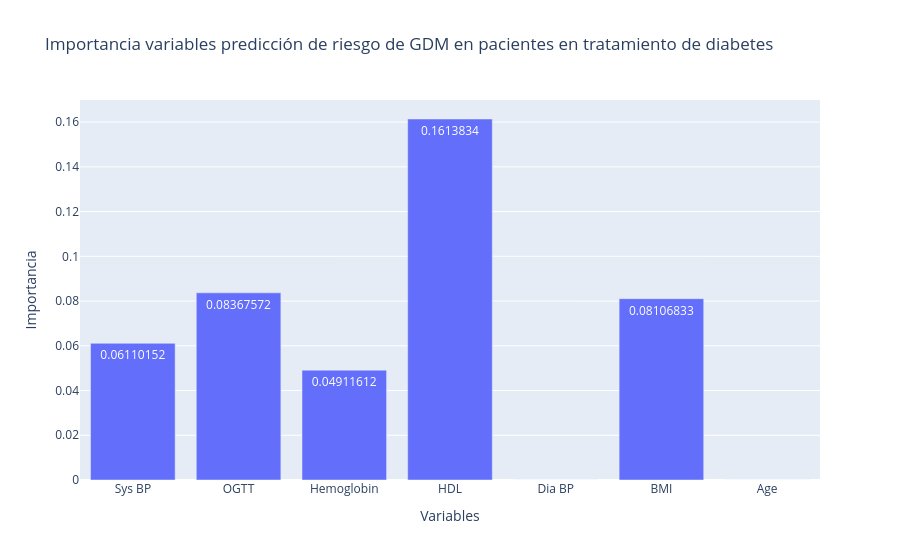

Notebook code cell kept with this figure:
### Markdown cell above
## EXTRACCIÓN DE IMPORTANCIA DE LAS CARACTERÍSTICAS

### Code cell
import plotly.express as px
import plotly.graph_objects as go

if diabeticPatients['Risk prediction'].dtype != 'O':
    diabeticPatients['Risk prediction'] = diabeticPatients['Risk prediction'].map({0:'No GDM Risk', 1:'GDM Risk'})

#importancia características RF
feature_importance = classifier.feature_importances_
features = list(diabeticPatients.columns[:-1]) #todas las columnas salvo predicciones

sorted_indices = np.argsort(features)[::-1]
sorted_features = [features[i] for i in sorted_indices]
sorted_importance = feature_importance[sorted_indices]

fig_importance = px.bar(
    x= sorted_features, 
    y=sorted_importance, 
    labels={'x':'Variables', 'y':'Importancia'}, 
    title="Importancia variables predicción de riesgo de GDM en pacientes en tratamiento de diabetes", 
    text_auto=True
)

fig_importance.show()

### Figure 1 — Plotly figure (JSON) as saved in the notebook; plotly's stock layout.template omitted (floating-point values rounded to 4 significant figures)
{"data": [{"alignmentgroup": "True", "hovertemplate": "Variables=%{x}<br>Importancia=%{y}<extra></extra>", "legendgroup": "", "marker": {"color": "#636efa", "pattern": {"shape": ""}}, "name": "", "offsetgroup": "", "orientation": "v", "showlegend": false, "textposition": "auto", "texttemplate": "%{y}", "type": "bar", "x": ["Sys BP", "OGTT", "Hemoglobin", "HDL", "Dia BP", "BMI", "Age"], "xaxis": "x", "y": [0.0611, 0.08368, 0.04912, 0.1614, 0, 0.08107, 0], "yaxis": "y"}], "layout": {"autosize": true, "barmode": "relative", "legend": {"tracegroupgap": 0}, "title": {"text": "Importancia variables predicción de riesgo de GDM en pacientes en tratamiento de diabetes"}, "xaxis": {"anchor": "y", "autorange": true, "domain": [0, 1], "range": [-0.5, 6.5], "title": {"text": "Variables"}, "type": "category"}, "yaxis": {"anchor": "x", "autorange": true, "domain": [0, 1], "range": [0, 0.1699], "title": {"text": "Importancia"}, "type": "linear"}}}
